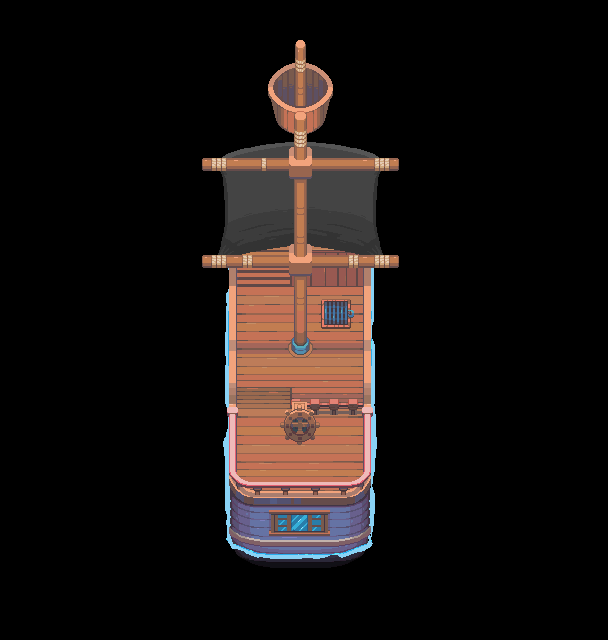

This game map was drawn from its Tiled (.tmx) file and the tilesets committed beside it. A one-line description and the full map source follow:
An orthogonal 19x20 tile map with 32x32 px tiles, 1 tile layer (ship-animations - up-idle-baked).

<map version="1.10" tiledversion="1.12.1" orientation="orthogonal" renderorder="right-down" width="19" height="20" tilewidth="32" tileheight="32" infinite="0" nextlayerid="2" nextobjectid="1">
 <tileset firstgid="1" source="ship-animations - up-idle-baked.tsx" />
 <layer id="1" name="ship-animations - up-idle-baked" width="19" height="20">
  <data encoding="csv">
0,0,0,0,0,0,0,0,0,0,0,0,0,0,0,0,0,0,0,
0,0,0,0,0,0,0,0,0,86,0,0,0,0,0,0,0,0,0,
0,0,0,0,0,0,0,0,161,162,163,0,0,0,0,0,0,0,0,
0,0,0,0,0,0,0,0,237,238,239,0,0,0,0,0,0,0,0,
0,0,0,0,0,0,311,312,313,314,315,316,317,0,0,0,0,0,0,
0,0,0,0,0,0,387,388,389,390,391,392,393,0,0,0,0,0,0,
0,0,0,0,0,0,0,464,465,466,467,468,0,0,0,0,0,0,0,
0,0,0,0,0,0,539,540,541,542,543,544,545,0,0,0,0,0,0,
0,0,0,0,0,0,615,616,617,618,619,620,621,0,0,0,0,0,0,
0,0,0,0,0,0,0,692,693,694,695,696,0,0,0,0,0,0,0,
0,0,0,0,0,0,0,768,769,770,771,772,0,0,0,0,0,0,0,
0,0,0,0,0,0,0,844,845,846,847,848,0,0,0,0,0,0,0,
0,0,0,0,0,0,0,920,921,922,923,924,0,0,0,0,0,0,0,
0,0,0,0,0,0,995,996,997,998,999,1000,0,0,0,0,0,0,0,
0,0,0,0,0,0,1071,1072,1073,1074,1075,1076,0,0,0,0,0,0,0,
0,0,0,0,0,0,0,1148,1149,1150,1151,1152,0,0,0,0,0,0,0,
0,0,0,0,0,0,0,1224,1225,1226,1227,1228,0,0,0,0,0,0,0,
0,0,0,0,0,0,0,1300,1301,1302,1303,1304,0,0,0,0,0,0,0,
0,0,0,0,0,0,0,0,0,0,0,0,0,0,0,0,0,0,0,
0,0,0,0,0,0,0,0,0,0,0,0,0,0,0,0,0,0,0
</data>
 </layer>
</map>
